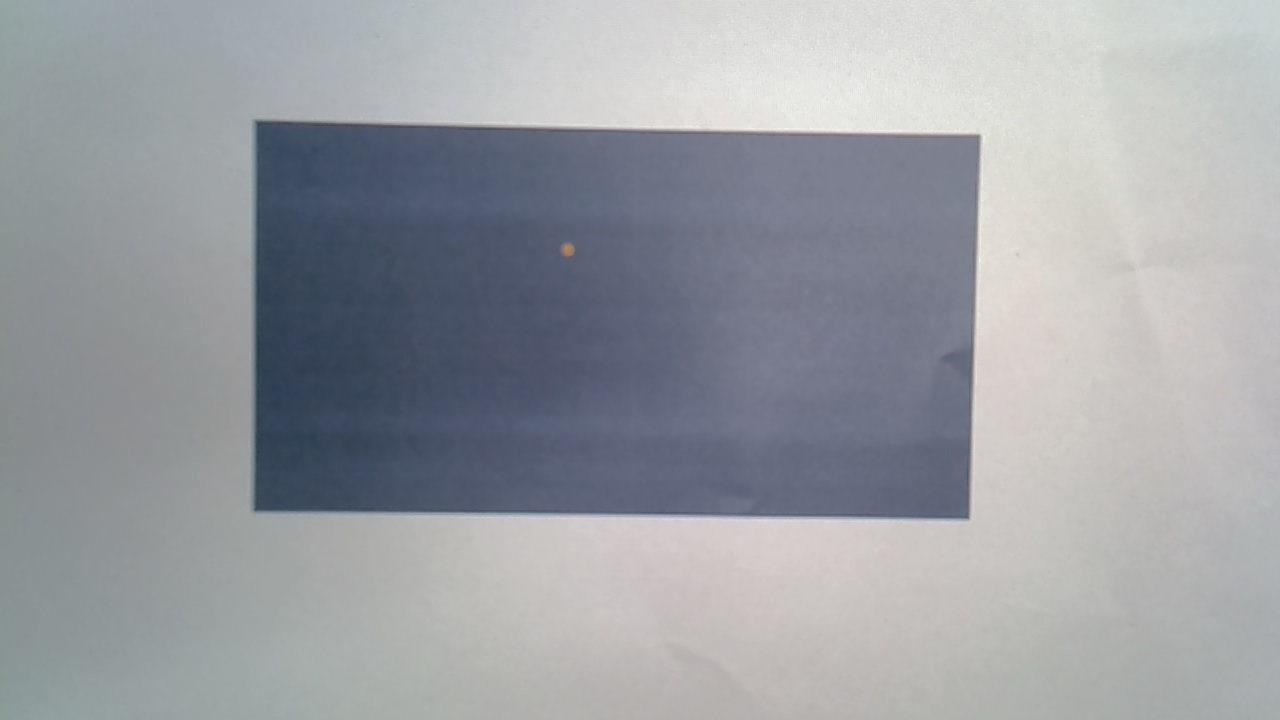
#> input picture img_files/sample.jpg, 1280 x 720 px
$ python color_recognition.py
#> lines starting #> are read from the running program, lines starting #| are printed output that depends on the picture; after the words box and inside, x2 and y2 are one past the last pixel; in counts of white or black regions, pixels touching at a corner belong together
#> further down, my_img is the input picture: shape (720, 1280, 3); mean B, G, R 163.6, 158.3, 155.3
import cv2 as cv
import numpy as np


class HSVColorModel:
    def __init__(self, hue_range, saturation_range, value_range):
        self.h_lower, self.h_upper = (round(x) for x in hue_range)
        self.s_lower, self.s_upper = (round(x) for x in saturation_range)
        self.v_lower, self.v_upper = (round(x) for x in value_range)

    def predict(self, img):
        thresh_img = self.in_range(img)
        thresh_img = self.dilate(thresh_img)
        x, w, y, h = self.bounding_rect(thresh_img)

        return HSVColorModelResult(img, thresh_img, x, w, y, h)

    def dilate(self, img, size=15):
        element = cv.getStructuringElement(
            cv.MORPH_ELLIPSE, (2 * size + 1, 2 * size + 1), (-1, -1)
        )

        return cv.morphologyEx(
            img, cv.MORPH_DILATE, element, iterations=1, borderType=cv.BORDER_DEFAULT
        )

    def in_range(self, img):
        hsv = cv.cvtColor(img, cv.COLOR_RGB2HSV)
#> hsv: shape (720, 1280, 3); mean H, S, V 47.1, 24.5, 165.8
        return cv.inRange(
            hsv,
            np.array([self.h_lower, self.s_lower, self.v_lower]),
            np.array([self.h_upper, self.s_upper, self.v_upper]),
        )
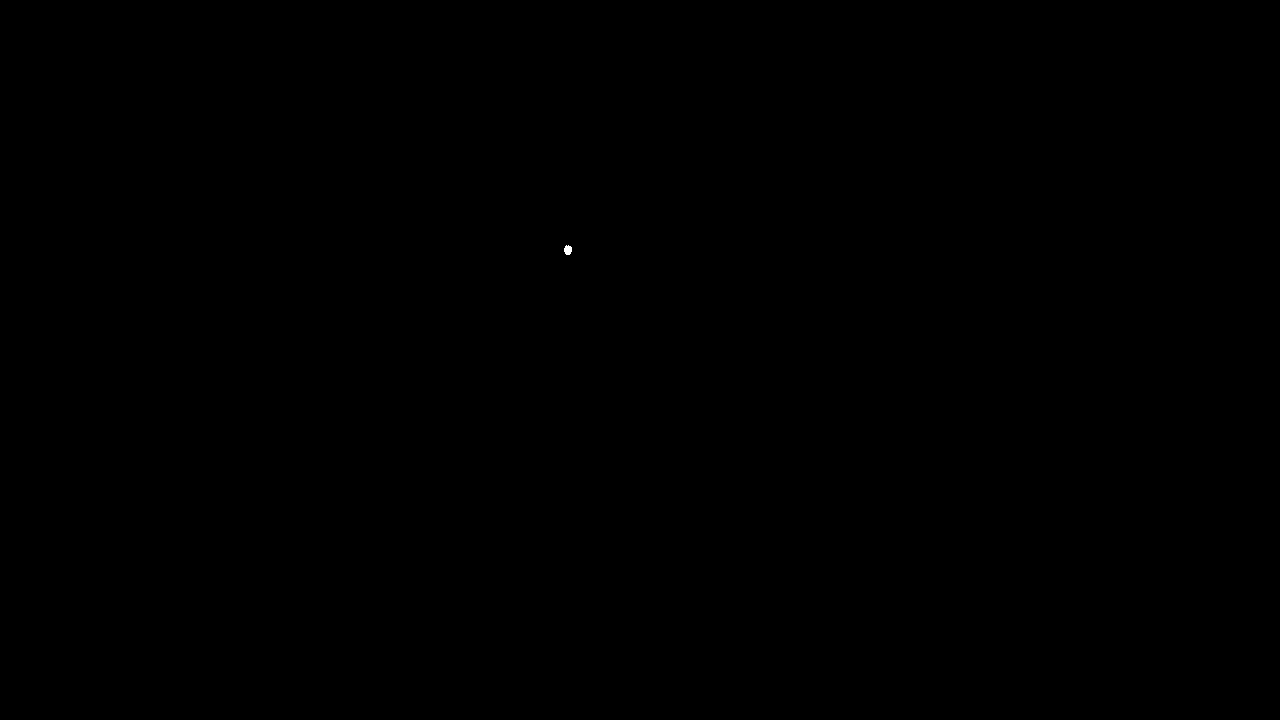
#> returned value: shape (720, 1280); 0.01% white; 1 white region, box (x1, y1, x2, y2) and area: (564, 245, 572, 255) 63
#> in dilate, `return cv.morphologyEx( img, cv.MORPH_DILATE, element, iterations=1, b..`: returned value: shape (720, 1280); 0.13% white; 1 white region

    @staticmethod
    def bounding_rect(bin_img):
        contours, hierarchy = cv.findContours(bin_img, 1, 2)
#> contours = 1 contour; box (x1, y1, x2, y2) and area: (549, 230, 587, 270) 1135
        if len(contours) > 0:
            cnt = contours[0]
#> cnt = contour of 57 points, box (x1, y1, x2, y2) (549, 230, 587, 270), area 1135
            x, y, w, h = cv.boundingRect(cnt)
#> x = 549; y = 230; w = 38; h = 40
#> in predict, `x, w, y, h = self.bounding_rect(thresh_img)`: x = 549; w = 230; y = 38; h = 40
            return x, y, w, h
        else:
            return None, None, None, None


class HSVColorModelResult:
    def __init__(self, img, thresh_img, x, y, w, h):
#> called with x = 549, y = 230, w = 38, h = 40
        self.img = img
        self.thresh_img = thresh_img
        self.pos = x, y, w, h
#> self.pos = (549, 230, 38, 40)
        if x is None:
            self.detected = False
            self.annotated_img = img
        else:
            self.detected = True
            self.annotated_img = self.plot(img, x, y, w, h)
            self.center = (x + w / 2, y + h / 2)

    @staticmethod
    def plot(img, x, y, w, h):
#> called with x = 549, y = 230, w = 38, h = 40
        img = img.copy()
        cv.rectangle(img, (x, y), (x + w, y + h), (0, 255, 0), 2)
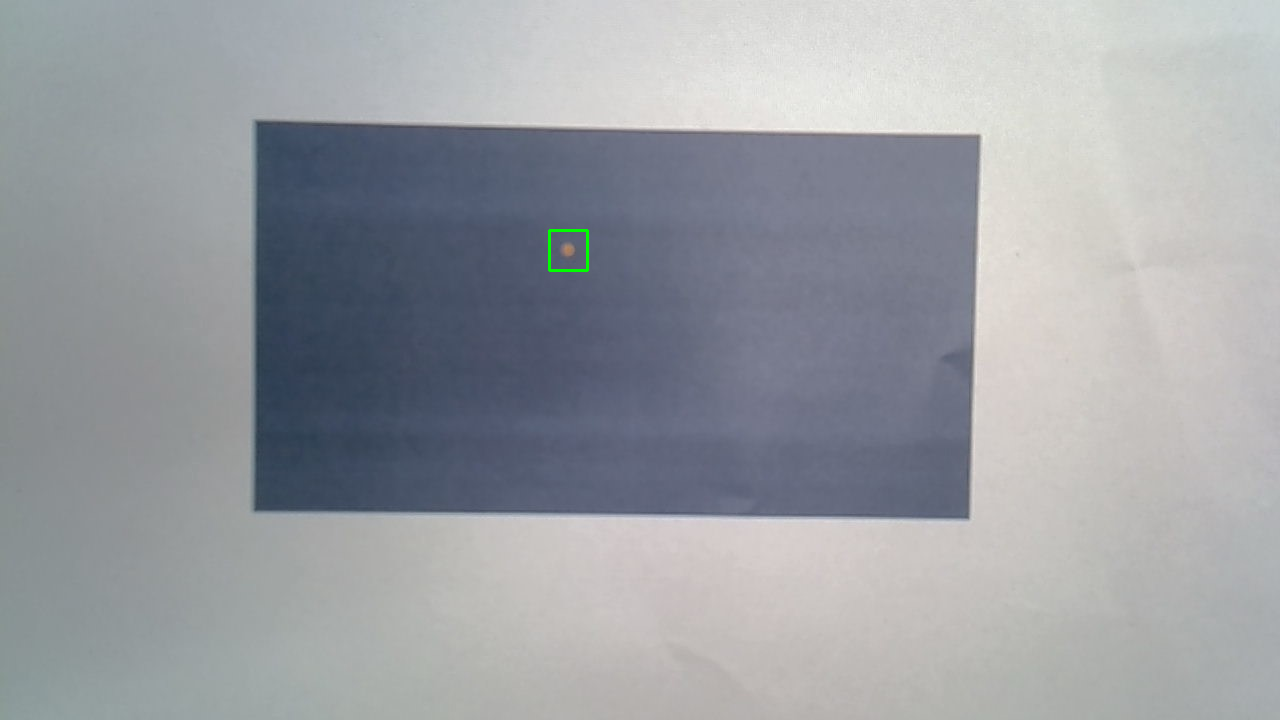
#> img: shape (720, 1280, 3); 0.05% of pixels changed, all inside (x1, y1, x2, y2) = (548, 229, 589, 272)
        return img

    def __bool__(self):
        return self.detected


if __name__ == "__main__":
    my_img = cv.imread("../../img_files/sample.jpg")

    model = HSVColorModel(
        hue_range=(100, 115), saturation_range=(25, 255), value_range=(150, 255)
    )
    result = model.predict(my_img)
#> in __init__, `self.center = (x + w / 2, y + h / 2)`: self.center = (568, 250)

    cv.imshow(f"Raw", my_img)
    cv.imshow(f"In Range", result.thresh_img)
    cv.imshow(f"Recognition", result.annotated_img)

    cv.waitKey()
